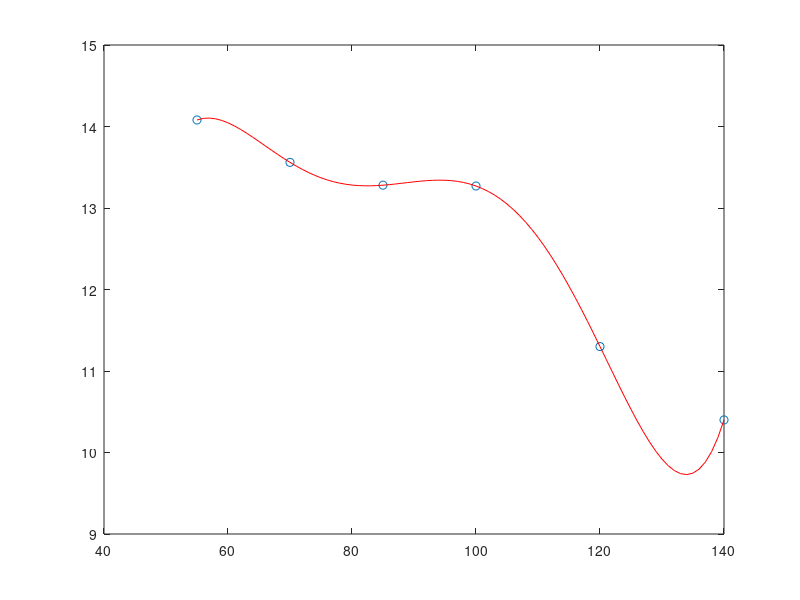

Write the MATLAB code that produced this figure.
clc
clear

x = [55 70 85 100 120 140];
y = [14.08 13.56 13.28 13.27 11.30 10.4];
n = length(x);
xmin = x(1);
xmax = x(n);

for k = 1:n
    xponto(k) = 0;

    for i = 1:n
        cima = 1;
        baixo = 1;
       for j = 1:n
           if i ~= j
               cima = cima * (x(k)-x(j));
               baixo = baixo * (x(i) - x(j));
           end
       end
       L(i) = cima/baixo;
       xponto(k) = xponto(k) + y(i)*L(i);
    end

end
xponto

x1 = [xmin:1:xmax];
n1 = length(x1)

for k = 1:n1
    p(k) = 0;

    for i = 1:n
        cima = 1;
        baixo = 1;
       for j = 1:n
           if i ~= j
               cima = cima * (x1(k)-x(j));
               baixo = baixo * (x(i) - x(j));
           end
       end
       L(i) = cima/baixo;
       p(k) = p(k) + y(i)*L(i);
    end
end

plot(x,y,'o')
hold on
plot(x1,p,'r')
pause
